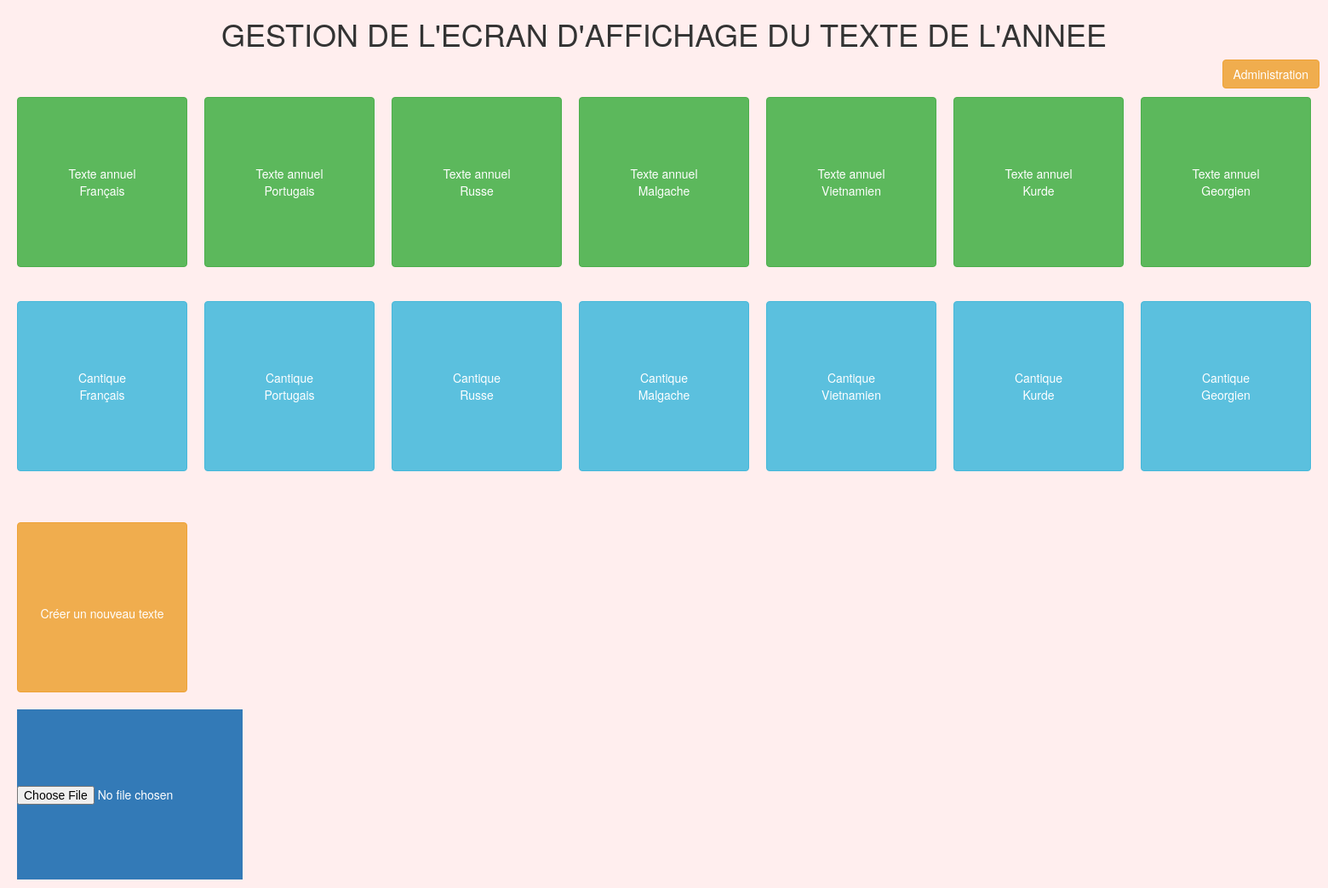
The page / on the database its author committed.
### tables this page shows
CREATE TABLE `langue` (
  `langue_id` int(11) NOT NULL AUTO_INCREMENT,
  `langue_nom` text NOT NULL,
  `langue_texte_annuel` longtext NOT NULL,
  `langue_cantique` text NOT NULL,
  `langue_active` int(11) NOT NULL DEFAULT '1',
  PRIMARY KEY (`langue_id`)
);

### index.php (the view, shortened to what this page needs)
<?php include('head.php'); ?>
<?php
	$stmt = $dbh->prepare('SELECT * FROM langue WHERE langue_active=1');
	$stmt->execute();
	$liste = $stmt->fetchAll();
?>
<table width="100%">
	<tr>
		<?php foreach($liste as $result) { ?>
		<td>
						<form method="post">
							<button class="afficher_deux_lignes btn btn-success" name="print_langue">Texte annuel<br><?php echo $result['langue_nom']; ?></button>
						</form>
						<br>
						<form method="post">
							<button class="afficher_deux_lignes btn btn-info cantique" name="print_cantique">Cantique<br><?php echo $result['langue_nom']; ?></button>
						</form>
		</td>
		<?php } ?>
	</tr>
</table>
<br />
<br />
<form method="post" style="display:inline">
<button class="btn btn-warning afficher_une_ligne nouveau_texte" name="add">Créer un nouveau texte</button>
</form>
<form method="post" class="submit_data" style="display:inline" enctype="multipart/form-data" >
	<input data-filename-placement="inside" type="file" class="afficher_une_ligne btn-primary select_media" title="Choisir une image à afficher" name="picture_file" accept=".png,.jpg" />
</form>
</body>
</html>

### css/ds4kh.css (style rules this page uses)
.afficher_deux_lignes { height: 200px; margin: 10px; min-width: 200px; text-align: center; }
.afficher_une_ligne { height: 200px; margin: 10px; min-width: 200px; line-height:200px; text-align: center; }

### rows shown on the page
langue: langue_nom "Français"
langue: langue_nom "Portugais"
langue: langue_nom "Russe"
langue: langue_nom "Malgache"
langue: langue_nom "Vietnamien"
langue: langue_nom "Kurde"
langue: langue_nom "Georgien"
